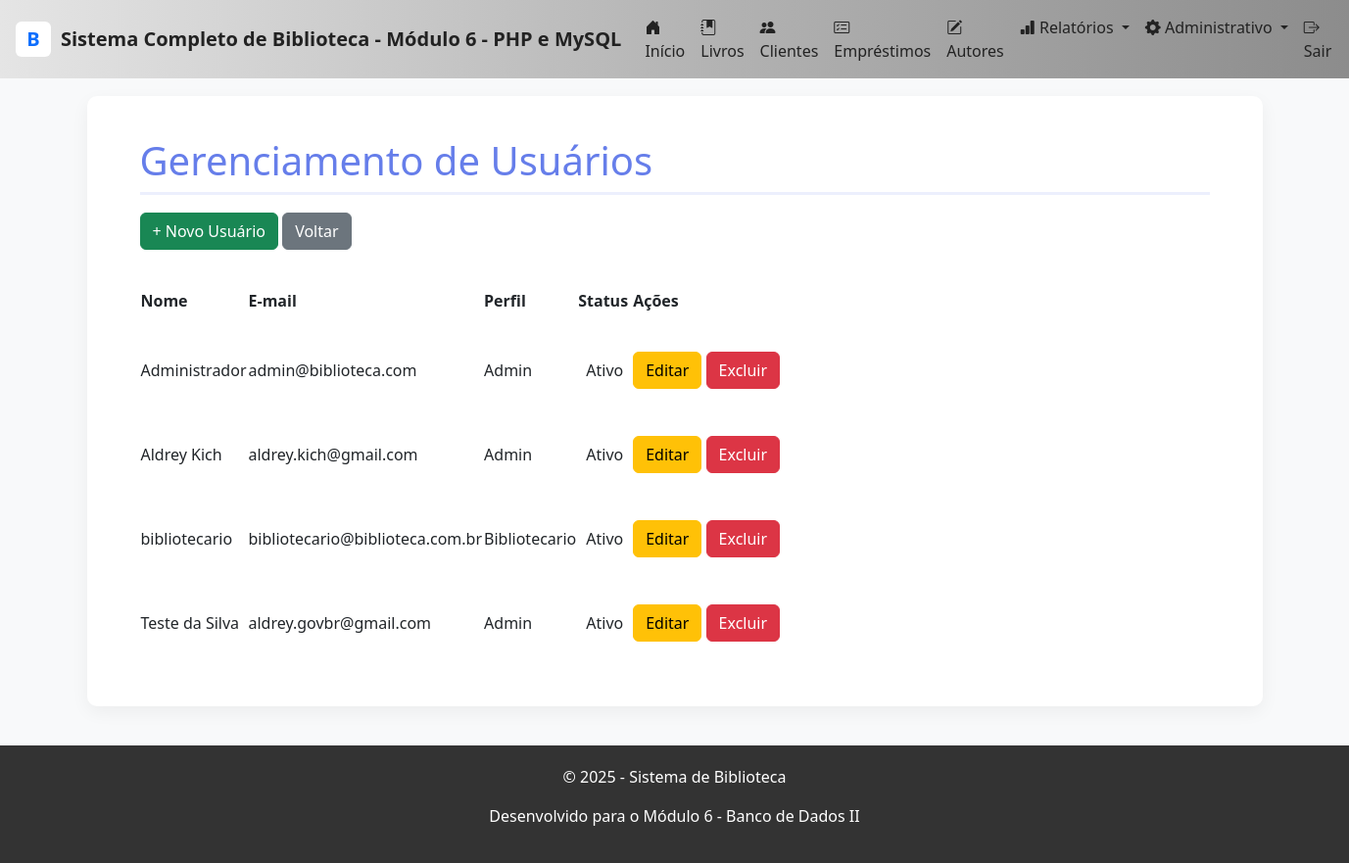
Screenshot of /login_listar.php with the database file from the repository.
### tables this page shows
CREATE TABLE `usuario` (
  `id_usuario` int NOT NULL AUTO_INCREMENT,
  `nome` varchar(100) NOT NULL,
  `email` varchar(100) NOT NULL,
  `senha_hash` varchar(255) NOT NULL,
  `perfil` varchar(15) NOT NULL DEFAULT 'cliente',
  `ativo` tinyint(1) NOT NULL DEFAULT '1',
  `criado_em` timestamp NULL DEFAULT CURRENT_TIMESTAMP,
  `reset_token` varchar(255) DEFAULT NULL,
  `reset_expira` datetime DEFAULT NULL,
  PRIMARY KEY (`id_usuario`),
  UNIQUE KEY `email` (`email`)
);

### login_listar.php (the view, shortened to what this page needs)
<?php
try {
    $db_instance = Database::getInstance();
    $conexao = $db_instance->getConnection();
} catch (Exception $e) {
    die("Erro de conexao: " . $e->getMessage());
}
function buscarUsuarios($conexao) {
    try {
        $stmt = $conexao->prepare("SELECT id_usuario, nome, email, perfil, ativo FROM usuario ORDER BY nome ASC");
        $stmt->execute();
        return $stmt->fetchAll(PDO::FETCH_ASSOC);
    } catch (PDOException $e) {
        echo "Erro ao buscar usuarios: " . $e->getMessage();
        return [];
    }
}
$usuarios = buscarUsuarios($conexao);
include_once __DIR__ . '/includes/header.php';
?>
<div class="container mx-auto p-4 md:p-8">
    <div class="max-w-4xl mx-auto bg-white p-6 rounded-xl shadow-2xl">
        <h1 class="text-3xl font-extrabold text-gray-800 mb-6 border-b-2 pb-2">Gerenciamento de Usuários</h1>
        <div class="flex justify-end mb-4">
            <a href="login_cadastrar.php" class="btn btn-success">
                + Novo Usuário
            </a>
            <a href="index.php" class="btn btn-secondary">Voltar</a>
        </div>
        <?php if (empty($usuarios)): ?>
            <div class="p-4 bg-yellow-100 text-yellow-800 border-l-4 border-yellow-500 rounded-md">
                Nenhum usuário cadastrado encontrado.
            </div>
        <?php else: ?>
            <div class="overflow-x-auto">
                <table class="min-w-full divide-y divide-gray-200">
                    <thead class="bg-gray-50">
                        <tr>
                            <th scope="col" class="px-6 py-3 text-left text-xs font-medium text-gray-500 uppercase tracking-wider">Nome</th>
                            <th scope="col" class="px-6 py-3 text-left text-xs font-medium text-gray-500 uppercase tracking-wider">E-mail</th>
                            <th scope="col" class="px-6 py-3 text-left text-xs font-medium text-gray-500 uppercase tracking-wider">Perfil</th>
                            <th scope="col" class="px-6 py-3 text-left text-xs font-medium text-gray-500 uppercase tracking-wider">Status</th>
                            <th scope="col" class="relative px-6 py-3">Ações</th>
                        </tr>
                    </thead>
                    <tbody class="bg-white divide-y divide-gray-200">
                        <?php foreach ($usuarios as $usuario): ?>
                            <tr class="hover:bg-indigo-50 transition duration-150">
                                <td class="px-6 py-4 whitespace-nowrap text-sm font-medium text-gray-900">
                                    <?php echo htmlspecialchars($usuario['nome']); ?>
                                </td>
                                <td class="px-6 py-4 whitespace-nowrap text-sm text-gray-500">
                                    <?php echo htmlspecialchars($usuario['email']); ?>
                                </td>
                                <td class="px-6 py-4 whitespace-nowrap text-sm text-gray-500">
                                    <?php echo ucfirst(htmlspecialchars($usuario['perfil'])); ?>
                                </td>
                                <td class="px-6 py-4 whitespace-nowrap">
                                    <?php
                                        $ativo_class = $usuario['ativo'] ? 'bg-green-100 text-green-800' : 'bg-red-100 text-red-800';
                                        $ativo_texto = $usuario['ativo'] ? 'Ativo' : 'Inativo';
                                    ?>
                                    <span class="px-2 inline-flex text-xs leading-5 font-semibold rounded-full <?php echo $ativo_class; ?>">
                                        <?php echo $ativo_texto; ?>
                                    </span>
                                </td>
                                <td class="px-6 py-4 whitespace-nowrap text-sm font-medium space-x-2">
                                    <a href="login_editar.php?id=<?php echo $usuario['id_usuario']; ?>"
                                       class="btn btn-warning btn-small">
                                        Editar
                                    </a>
                                    <a href="login_excluir.php?id=<?php echo $usuario['id_usuario']; ?>"
                                       onclick="return confirm('Tem certeza que deseja excluir o usuário <?php echo addslashes($usuario['nome']); ?>?');"
                                       class="btn btn-danger btn-small confirm-delete">
                                        Excluir
                                    </a>
                                </td>
                            </tr>
                        <?php endforeach; ?>
                    </tbody>
                </table>
            </div>
        <?php endif; ?>
    </div>
</div>
<?php
include_once __DIR__ . '/includes/footer.php';
?>

### includes/header.php (style rules this page uses)
body { background:#f8f9fa; font-family: "Segoe UI", Tahoma, sans-serif; }
h1 { color:#667eea; border-bottom:3px solid rgba(102,126,234,0.12); padding-bottom:8px; margin-bottom:18px; }

### rows the page displays
usuario: nome "Administrador", email "admin@biblioteca.com", perfil "Admin", ativo "Ativo"
usuario: nome "Aldrey Kich", email "aldrey.kich@gmail.com", perfil "Admin", ativo "Ativo"
usuario: nome "bibliotecario", email "bibliotecario@biblioteca.com.br", perfil "Bibliotecario", ativo "Ativo"
usuario: nome "Teste da Silva", email "aldrey.govbr@gmail.com", perfil "Admin", ativo "Ativo"

### other values shown
NOME_BIBLIOTECA "Sistema Completo de Biblioteca - Módulo 6 - PHP e MySQL"
